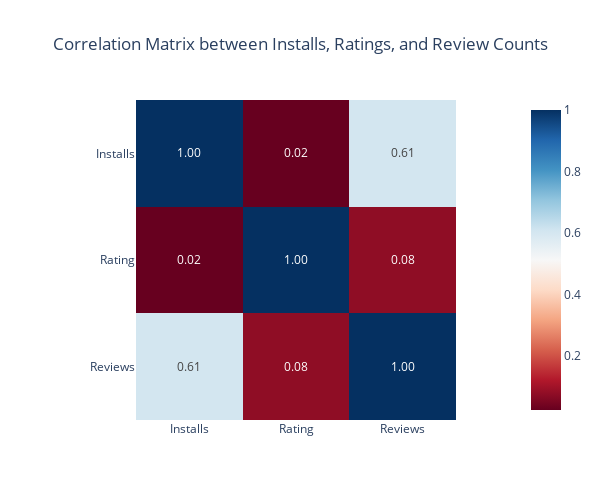

The cell this chart's notebook holds for it:
### Code cell
# Check if it's between 2 PM and 4 PM
current_hour = datetime.now().hour
if 14 <= current_hour <= 16:
    if not filtered_df5.empty:
        # Select relevant columns for the correlation matrix
        corr_data = filtered_df5[['Installs', 'Rating', 'Reviews']].corr()

        # Generate the heatmap with Plotly
        fig5 = px.imshow(
            corr_data,
            text_auto=".2f",
            color_continuous_scale="RdBu",
            title="Correlation Matrix between Installs, Ratings, and Review Counts"
        )
        fig5.update_layout(width=600, height=500, title_x=0.5)
        fig5.show()
    else:
        # Create a blank figure with an annotation
        fig5 = go.Figure()
        fig5.add_annotation(
            text="No data available after applying the filters.",
            x=0.5, y=0.5, 
            showarrow=False,
            font=dict(size=20),
            xref='paper', yref='paper',
            align='center'
        )

        fig5.update_layout(
            xaxis=dict(visible=False),
            yaxis=dict(visible=False),
            width=1000,
            height=400,
            title="Notice"
        )  
        fig5.show()
else:
    # Create a blank figure with an annotation
    fig5 = go.Figure()
    fig5.add_annotation(
        text="Graph 5 can only be displayed between 2 PM and 4 PM.",
        x=0.5, y=0.5, 
        showarrow=False,
        font=dict(size=20),
        xref='paper', yref='paper',
        align='center'
    )

    fig5.update_layout(
        xaxis=dict(visible=False),
        yaxis=dict(visible=False),
        width=1000,
        height=400,
        title="Notice"
    )  
    fig5.show()

save_plot_as_html(fig5,"Task 5.html","")

### Figure 1 — Plotly figure (JSON) as saved in the notebook; plotly's stock layout.template omitted (floating-point values rounded to 4 significant figures)
{"data": [{"coloraxis": "coloraxis", "hovertemplate": "x: %{x}<br>y: %{y}<br>color: %{z}<extra></extra>", "name": "0", "texttemplate": "%{z:.2f}", "type": "heatmap", "x": ["Installs", "Rating", "Reviews"], "xaxis": "x", "y": ["Installs", "Rating", "Reviews"], "yaxis": "y", "z": [[1.0, 0.02401, 0.6054], [0.02401, 1.0, 0.0755], [0.6054, 0.0755, 1.0]]}], "layout": {"coloraxis": {"colorscale": [[0, "rgb(103,0,31)"], [0.1, "rgb(178,24,43)"], [0.2, "rgb(214,96,77)"], [0.3, "rgb(244,165,130)"], [0.4, "rgb(253,219,199)"], [0.5, "rgb(247,247,247)"], [0.6, "rgb(209,229,240)"], [0.7, "rgb(146,197,222)"], [0.8, "rgb(67,147,195)"], [0.9, "rgb(33,102,172)"], [1, "rgb(5,48,97)"]]}, "height": 500, "title": {"text": "Correlation Matrix between Installs, Ratings, and Review Counts", "x": 0.5}, "width": 600, "xaxis": {"anchor": "y", "constrain": "domain", "domain": [0, 1], "scaleanchor": "y"}, "yaxis": {"anchor": "x", "autorange": "reversed", "constrain": "domain", "domain": [0, 1]}}}
